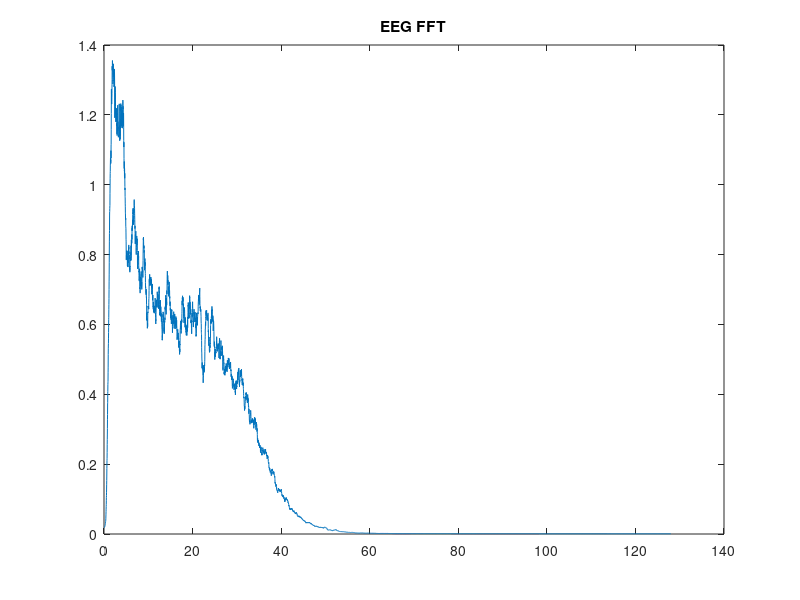

Source code (MATLAB): (Note: this script raises an error after producing the figure.)
% *Evaluating using Alpha Power and Theta Power*

addpath 'functions';

%% LOAD SIGNAL

data = csvread("my_matrix.csv");
Fs = 256;

vector_tp9 = data(1,:);
vector_af7 = data(2,:);
vector_af8 = data(3,:);
vector_tp10 = data(4,:);
vector_raux = data(5,:);

%% SIGNAL PRE-PROCESSING

vector_tp9 = vector_tp9 - vector_raux;
vector_af7 = vector_af7 - vector_raux;
vector_af8 = vector_af8 - vector_raux;
vector_tp10 = vector_tp10 - vector_raux;

low_cf = 1;
high_cf = 35;
filter_order = 4;
[b, a] = butter(filter_order, [low_cf high_cf]/(Fs/2));
vector_tp9 = filtfilt(b,a,vector_tp9);
vector_af7 = filtfilt(b,a,vector_af7);
vector_af8 = filtfilt(b,a,vector_af8);
vector_tp10 = filtfilt(b,a,vector_tp10);

T = 1/Fs; % Sampling period
L = length(vector_tp9); % Length of signal
t = (0:L-1)*T; % Time vector
Y = fft(vector_tp9); % Fourier transform
P2 = abs(Y/L); % Two-sided spectrum
P1 = P2(1:L/2+1); % Single-sided spectrum
P1(2:end-1) = 2*P1(2:end-1);
window_size = 50;
P1 = movmean(P1, window_size);
f = Fs*(0:(L/2))/L; % Frequency vector
figure
plot(f,P1)
title('EEG FFT')

%% SIGNAL FILTERING

% Channel to be used
eeg_signal = [vector_tp9; vector_af8; vector_tp10];

% Define frequency bands of interest
alpha_freq = [8, 13];
theta_freq = [4, 8];
% Apply bandpass filter to signal
alpha_signal = eegfilt(eeg_signal, Fs, alpha_freq(1), alpha_freq(2));
theta_signal = eegfilt(eeg_signal, Fs, theta_freq(1), theta_freq(2));
%% ALPHA POWER SPECTRAL DENSITY (PSD)

window = 2*Fs;
alpha_power = zeros(size(eeg_signal,1), length(eeg_signal)-window+1);

for k = 1:size(alpha_signal,1)
    channel_signal = alpha_signal(k,:);
    for i = 1:length(alpha_power)
        singal_window = channel_signal(i:i+window-1);
    
        % Compute power spectral density
        [psd, freq] = pwelch(singal_window, [], [], [], Fs);
        
        % Integrate PSD over alpha frequency range to obtain alpha power
        alpha_freq_indices = freq >= alpha_freq(1) & freq <= alpha_freq(2);
        alpha_power(k, i) = trapz(freq(alpha_freq_indices), psd(alpha_freq_indices));
    end
end

figure
t = linspace(0, length(eeg_signal)/Fs, length(alpha_power(1,:)));
plot(t, alpha_power')
title('Alpha Power')

%% THETA POWER SPECTRAL DENSITY (PSD)

window = 2*Fs;
theta_power = zeros(size(eeg_signal,1), length(eeg_signal)-window+1);

for k = 1:size(theta_signal,1)
    channel_signal = theta_signal(k,:);
    for i = 1:length(alpha_power)
        singal_window = channel_signal(i:i+window-1);
    
        % Compute power spectral density
        [psd, freq] = pwelch(singal_window, [], [], [], Fs);
        
        % Integrate PSD over alpha frequency range to obtain alpha power
        theta_freq_indices = freq >= theta_freq(1) & freq <= theta_freq(2);
        theta_power(k, i) = trapz(freq(theta_freq_indices), psd(theta_freq_indices));
    end
end

figure
t = linspace(0, length(eeg_signal)/Fs,  length(theta_power(1,:)));
plot(t, theta_power')
title('Theta Power')